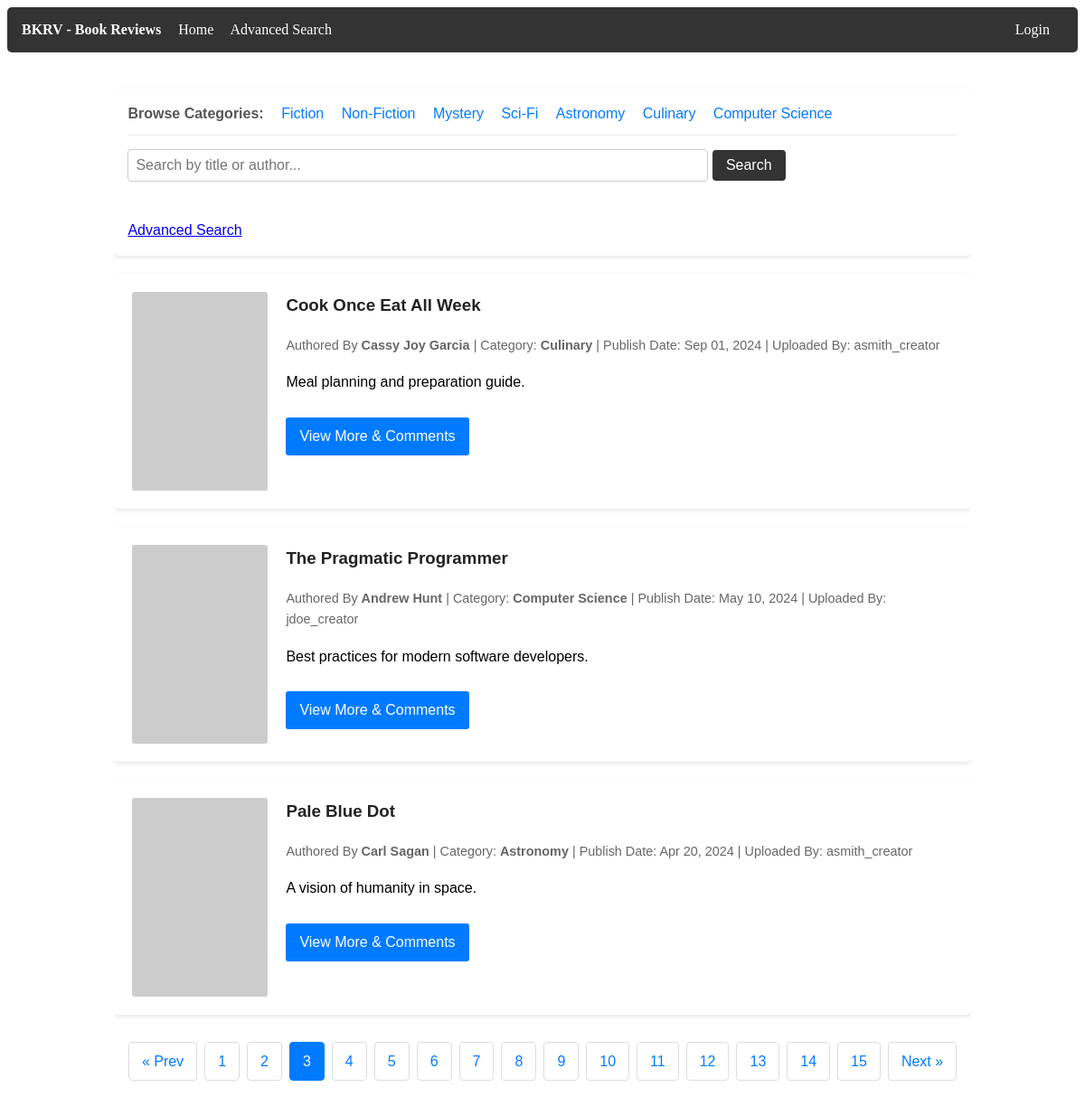
The app's page /NetBeansProject/HomePage.php?page=3 with its own data.
### tables this page shows
CREATE TABLE dbProj_books
(
    book_id INT AUTO_INCREMENT NOT NULL,

    creator_id INT NULL,

    title VARCHAR(255) NOT NULL,
    author_name VARCHAR(255) NOT NULL,

    short_description VARCHAR(500) NOT NULL,

    category VARCHAR(100) NULL,

    image_url VARCHAR(255) NULL,
    media_url VARCHAR(255) NULL,

    publish_date DATETIME DEFAULT CURRENT_TIMESTAMP,

    created_at TIMESTAMP DEFAULT CURRENT_TIMESTAMP,
    updated_at TIMESTAMP DEFAULT CURRENT_TIMESTAMP
               ON UPDATE CURRENT_TIMESTAMP,

    PRIMARY KEY (book_id),

    INDEX idx_creator (creator_id),
    INDEX idx_author (author_name),
    INDEX idx_category (category),
    INDEX idx_publish_date (publish_date),

    FULLTEXT KEY fx_search_idx
    (
        title,
        author_name,
        short_description,
        category
    ),

    CONSTRAINT FK_dbProj_users_TO_dbProj_books
    FOREIGN KEY (creator_id)
    REFERENCES dbProj_users(user_id)
    ON DELETE SET NULL
    ON UPDATE CASCADE

);

CREATE TABLE dbProj_users
(
    user_id INT AUTO_INCREMENT NOT NULL,

    username VARCHAR(100) NOT NULL,
    email VARCHAR(100) NOT NULL,
    password VARBINARY(255) NOT NULL,

    role ENUM('Viewer','Creator','Admin')
         NOT NULL DEFAULT 'Viewer',

    created_at TIMESTAMP DEFAULT CURRENT_TIMESTAMP,

    PRIMARY KEY (user_id),

    UNIQUE KEY uq_username (username),
    UNIQUE KEY uq_email (email)

);

### NetBeansProject/HomePage.php (the view, shortened to what this page needs)
<?php
include 'PageHeader.php';
$pagination = 3;
$page = isset($_GET['page']) && is_numeric($_GET['page']) ? (int) $_GET['page'] : 1;
$search_query = isset($_GET['query']) ? trim($_GET['query']) : '';
$category_filter = isset($_GET['cat']) ? trim($_GET['cat']) : '';
$params = [];
$types = "";
$where_sql = "";
$total_query = "SELECT COUNT(*) FROM dbProj_books b" . $where_sql;
$total_stmt = mysqli_prepare($conn, $total_query);
if ($total_stmt) {
    mysqli_stmt_execute($total_stmt);
    $total_result = mysqli_stmt_get_result($total_stmt);
    $total_rows = mysqli_fetch_array($total_result)[0];
} else {
    die("Count query error: " . mysqli_error($conn));
}
$total_pages = ceil($total_rows / $pagination);
$offset = ($page - 1) * $pagination;
$query = "SELECT b.book_id, b.title, b.author_name, b.short_description, b.image_url, b.media_url, b.publish_date, b.category, u.username
          FROM dbProj_books b
          LEFT JOIN dbProj_users u ON b.creator_id = u.user_id"
        . $where_sql .
        " ORDER BY b.publish_date DESC
          LIMIT ? OFFSET ?";
$stmt = mysqli_prepare($conn, $query);
if ($stmt) {
    $final_params = $params;
    $final_params[] = $pagination;
    $final_params[] = $offset;
    $final_types = $types . "ii";
    mysqli_stmt_bind_param($stmt, $final_types, ...$final_params);
    mysqli_stmt_execute($stmt);
    $result = mysqli_stmt_get_result($stmt);
} else {
    die("Database query error: " . mysqli_error($conn));
}
function buildPaginationUrl($page_num, $search, $cat) {
    $query_args = ['page' => $page_num];
    return '?' . http_build_query($query_args);
}
?>
<div class="hp-container">
    <div class="hp-search-container">
        <div class="hp-category-header" style="margin-bottom: 15px; padding-bottom: 10px; border-bottom: 1px solid #eee;">
            <span style="font-weight: bold; margin-right: 15px; color: #555;">Browse Categories:</span>
            <a href="?cat=Fiction" style="margin-right: 15px; color: #007BFF; text-decoration: none; font-weight: <?php echo ($category_filter === 'Fiction') ? 'bold' : '500'; ?>;">Fiction</a>
            <a href="?cat=Non-Fiction" style="margin-right: 15px; color: #007BFF; text-decoration: none; font-weight: <?php echo ($category_filter === 'Non-Fiction') ? 'bold' : '500'; ?>;">Non-Fiction</a>
            <a href="?cat=Mystery" style="margin-right: 15px; color: #007BFF; text-decoration: none; font-weight: <?php echo ($category_filter === 'Mystery') ? 'bold' : '500'; ?>;">Mystery</a>
            <a href="?cat=Sci-Fi" style="margin-right: 15px; color: #007BFF; text-decoration: none; font-weight: <?php echo ($category_filter === 'Sci-Fi') ? 'bold' : '500'; ?>;">Sci-Fi</a>
            <a href="?cat=Astronomy" style="margin-right: 15px; color: #007BFF; text-decoration: none; font-weight: <?php echo ($category_filter === 'Astronomy') ? 'bold' : '500'; ?>;">Astronomy</a>
            <a href="?cat=Culinary" style="margin-right: 15px; color: #007BFF; text-decoration: none; font-weight: <?php echo ($category_filter === 'Culinary') ? 'bold' : '500'; ?>;">Culinary</a>
            <a href="?cat=Computer Science" style="color: #007BFF; text-decoration: none; font-weight: <?php echo ($category_filter === 'Computer Science') ? 'bold' : '500'; ?>;">Computer Science</a>
        </div>
        <form action="" method="GET">
            <input type="text" name="query" placeholder="Search by title or author..." value="<?php echo htmlspecialchars($search_query); ?>">
            <button type="submit">Search</button>
        </form>
        <br><a href="AdvancedSearchPage.php">Advanced Search</a>
    </div>
    <div class="hp-book-list">
        <?php
        if ($result && mysqli_num_rows($result) > 0):
            while ($row = mysqli_fetch_assoc($result)):
                $image_src = !empty($row['image_url']) ? htmlspecialchars($row['image_url']) : 'https://via.placeholder.com/150x220?text=No+Cover';
                ?>
                <div class="hp-book-card">
                    <img src="<?php echo $image_src; ?>" alt="<?php echo htmlspecialchars($row['title']); ?> Cover" class="hp-book-image">
                    <div class="hp-book-details">
                        <h3 class="hp-book-title"><?php echo htmlspecialchars($row['title']); ?></h3>
                        <div class="hp-meta-info">
                            Authored By <strong><?php echo htmlspecialchars($row['author_name']); ?></strong> |
                            Category: <strong><?php echo htmlspecialchars($row['category'] ?? 'Uncategorized'); ?></strong> |
                            Publish Date: <?php echo date('M d, Y', strtotime($row['publish_date'])); ?> |
                            Uploaded By: <?php echo htmlspecialchars($row['username'] ?? 'Anonymous'); ?>
                        </div>
                        <p><?php echo htmlspecialchars($row['short_description']); ?></p>
                        <a href="BookComments.php?id=<?php echo $row['book_id']; ?>" class="hp-view-more-btn">View More & Comments</a>
                    </div>
                </div>
                <?php
            endwhile;
        else:
            ?>
            <p>No books found matching your criteria.</p>
        <?php endif; ?>
    </div>
    <?php if ($total_pages > 1): ?>
        <ul class="hp-pagination">
            <?php if ($page <= 1): ?>
                <li class="disabled"><span>&laquo; Prev</span></li>
            <?php else: ?>
                <li><a href="<?php echo buildPaginationUrl($page - 1, $search_query, $category_filter); ?>">&laquo; Prev</a></li>
            <?php endif; ?>
            <?php for ($i = 1; $i <= $total_pages; $i++): ?>
                <?php if ($page == $i): ?>
                    <li class="active"><span><?php echo $i; ?></span></li>
                <?php else: ?>
                    <li><a href="<?php echo buildPaginationUrl($i, $search_query, $category_filter); ?>"><?php echo $i; ?></a></li>
                <?php endif; ?>
            <?php endfor; ?>
            <?php if ($page >= $total_pages): ?>
                <li class="disabled"><span>Next &raquo;</span></li>
            <?php else: ?>
                <li><a href="<?php echo buildPaginationUrl($page + 1, $search_query, $category_filter); ?>">Next &raquo;</a></li>
            <?php endif; ?>
        </ul>
    <?php endif; ?>
</div>

### NetBeansProject/MainStyles.css (style rules this page uses)
.hp-container { width: 80%; margin: 20px auto; overflow: hidden; font-family: Arial, sans-serif; line-height: 1.6; }
.hp-search-container { background: #fff; padding: 15px; margin: 20px 0; border-radius: 5px; box-shadow: 0 2px 5px rgba(0,0,0,0.1); }
.hp-search-container input[type="text"] { width: 70%; padding: 8px; font-size: 16px; border: 1px solid #ccc; border-radius: 4px; }
.hp-search-container button { padding: 8px 15px; font-size: 16px; cursor: pointer; background: #333; color: #fff; border: none; border-radius: 4px; }
.hp-book-list { display: grid; grid-template-columns: 1fr; gap: 20px; }
.hp-book-card { background: #fff; padding: 20px; border-radius: 5px; box-shadow: 0 2px 5px rgba(0,0,0,0.1); display: flex; gap: 20px; }
.hp-book-image { max-width: 150px; max-height: 220px; object-fit: cover; border-radius: 3px; }
.hp-book-details { flex: 1; }
.hp-book-title { margin-top: 0; color: #222; }
.hp-meta-info { font-size: 0.9rem; color: #666; margin-bottom: 10px; }
.hp-view-more-btn { display: inline-block; background: #007BFF; color: white; padding: 8px 15px; text-decoration: none; border-radius: 3px; margin-top: 10px; }
.hp-pagination { display: flex; justify-content: center; list-style: none; padding: 0; margin: 30px 0; }
.hp-pagination li { margin: 0 4px; }
.hp-pagination a, .hp-pagination span { display: block; padding: 8px 14px; text-decoration: none; color: #007BFF; border: 1px solid #ddd; border-radius: 4px; }
.hp-pagination .active span { background-color: #007BFF; color: white; border-color: #007BFF; }

### records on screen
dbproj_books: title "Cook Once Eat All Week", author_name "Cassy Joy Garcia", category "Culinary", publish_date "Sep 01, 2024", creator.username "asmith_creator", short_description "Meal planning and preparation guide."
dbproj_books: title "The Pragmatic Programmer", author_name "Andrew Hunt", category "Computer Science", publish_date "May 10, 2024", creator.username "jdoe_creator", short_description "Best practices for modern software developers."
dbproj_books: title "Pale Blue Dot", author_name "Carl Sagan", category "Astronomy", publish_date "Apr 20, 2024", creator.username "asmith_creator", short_description "A vision of humanity in space."
